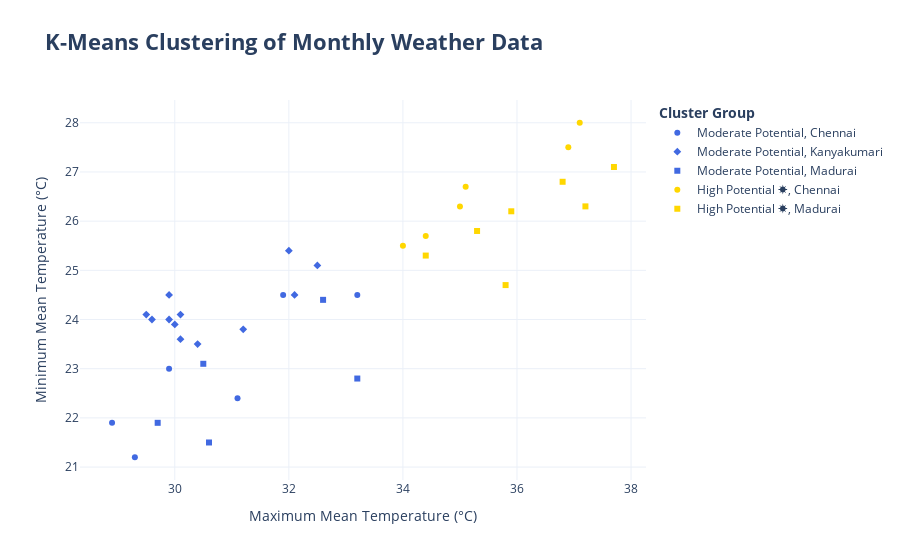

Notebook cell for this chart:
### Markdown cell above
##visualization

### Code cell
df['cluster_label'] = df['cluster'].map({0: 'Moderate Potential', 1: 'High Potential ☀️'})

fig = px.scatter(
    df,
    x='Max_Mean_Temp_C',
    y='Min_Mean_Temp_C',
    color='cluster_label',        
    symbol='City',
    hover_data=['Month'],
    title='<b>K-Means Clustering of Monthly Weather Data</b>',
    labels={
        "Max_Mean_Temp_C": "Maximum Mean Temperature (°C)",
        "Min_Mean_Temp_C": "Minimum Mean Temperature (°C)"
    },
    color_discrete_map={
        'High Potential ☀️': 'gold',
        'Moderate Potential': 'royalblue'
    },
    template='plotly_white'
)

fig.update_layout(
    title_font_size=22,
    legend_title_text='<b>Cluster Group</b>'
)
fig.show()

### Figure 1 — Plotly figure (JSON) as saved in the notebook; plotly's stock layout.template omitted (floating-point values rounded to 4 significant figures)
{"data": [{"customdata": [["Jan"], ["Feb"], ["Mar"], ["Oct"], ["Nov"], ["Dec"]], "hovertemplate": "cluster_label=Moderate Potential<br>City=Chennai<br>Maximum Mean Temperature (°C)=%{x}<br>Minimum Mean Temperature (°C)=%{y}<br>Month=%{customdata[0]}<extra></extra>", "legendgroup": "Moderate Potential, Chennai", "marker": {"color": "royalblue", "symbol": "circle"}, "mode": "markers", "name": "Moderate Potential, Chennai", "orientation": "v", "showlegend": true, "type": "scatter", "x": [29.3, 31.1, 33.2, 31.9, 29.9, 28.9], "xaxis": "x", "y": [21.2, 22.4, 24.5, 24.5, 23.0, 21.9], "yaxis": "y"}, {"customdata": [["Jan"], ["Feb"], ["Mar"], ["Apr"], ["May"], ["Jun"], ["Jul"], ["Aug"], ["Sep"], ["Oct"], ["Nov"], ["Dec"]], "hovertemplate": "cluster_label=Moderate Potential<br>City=Kanyakumari<br>Maximum Mean Temperature (°C)=%{x}<br>Minimum Mean Temperature (°C)=%{y}<br>Month=%{customdata[0]}<extra></extra>", "legendgroup": "Moderate Potential, Kanyakumari", "marker": {"color": "royalblue", "symbol": "diamond"}, "mode": "markers", "name": "Moderate Potential, Kanyakumari", "orientation": "v", "showlegend": true, "type": "scatter", "x": [30.4, 31.2, 32.1, 32.5, 32.0, 29.9, 29.5, 29.6, 29.9, 30.1, 30.0, 30.1], "xaxis": "x", "y": [23.5, 23.8, 24.5, 25.1, 25.4, 24.5, 24.1, 24.0, 24.0, 24.1, 23.9, 23.6], "yaxis": "y"}, {"customdata": [["Jan"], ["Feb"], ["Oct"], ["Nov"], ["Dec"]], "hovertemplate": "cluster_label=Moderate Potential<br>City=Madurai<br>Maximum Mean Temperature (°C)=%{x}<br>Minimum Mean Temperature (°C)=%{y}<br>Month=%{customdata[0]}<extra></extra>", "legendgroup": "Moderate Potential, Madurai", "marker": {"color": "royalblue", "symbol": "square"}, "mode": "markers", "name": "Moderate Potential, Madurai", "orientation": "v", "showlegend": true, "type": "scatter", "x": [30.6, 33.2, 32.6, 30.5, 29.7], "xaxis": "x", "y": [21.5, 22.8, 24.4, 23.1, 21.9], "yaxis": "y"}, {"customdata": [["Apr"], ["May"], ["Jun"], ["Jul"], ["Aug"], ["Sep"]], "hovertemplate": "cluster_label=High Potential ☀️<br>City=Chennai<br>Maximum Mean Temperature (°C)=%{x}<br>Minimum Mean Temperature (°C)=%{y}<br>Month=%{customdata[0]}<extra></extra>", "legendgroup": "High Potential ☀️, Chennai", "marker": {"color": "gold", "symbol": "circle"}, "mode": "markers", "name": "High Potential ☀️, Chennai", "orientation": "v", "showlegend": true, "type": "scatter", "x": [35.1, 37.1, 36.9, 35.0, 34.4, 34.0], "xaxis": "x", "y": [26.7, 28.0, 27.5, 26.3, 25.7, 25.5], "yaxis": "y"}, {"customdata": [["Mar"], ["Apr"], ["May"], ["Jun"], ["Jul"], ["Aug"], ["Sep"]], "hovertemplate": "cluster_label=High Potential ☀️<br>City=Madurai<br>Maximum Mean Temperature (°C)=%{x}<br>Minimum Mean Temperature (°C)=%{y}<br>Month=%{customdata[0]}<extra></extra>", "legendgroup": "High Potential ☀️, Madurai", "marker": {"color": "gold", "symbol": "square"}, "mode": "markers", "name": "High Potential ☀️, Madurai", "orientation": "v", "showlegend": true, "type": "scatter", "x": [35.8, 37.2, 37.7, 36.8, 35.9, 35.3, 34.4], "xaxis": "x", "y": [24.7, 26.3, 27.1, 26.8, 26.2, 25.8, 25.3], "yaxis": "y"}], "layout": {"legend": {"title": {"text": "<b>Cluster Group</b>"}, "tracegroupgap": 0}, "title": {"font": {"size": 22}, "text": "<b>K-Means Clustering of Monthly Weather Data</b>"}, "xaxis": {"anchor": "y", "domain": [0, 1], "title": {"text": "Maximum Mean Temperature (°C)"}}, "yaxis": {"anchor": "x", "domain": [0, 1], "title": {"text": "Minimum Mean Temperature (°C)"}}}}
